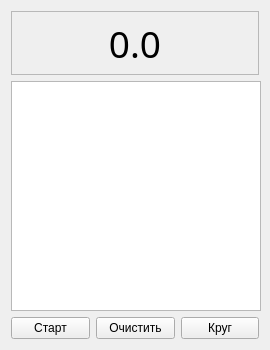
<?xml version="1.0" encoding="UTF-8"?>
<ui version="4.0">
 <class>StopWatchWidget</class>
 <widget class="QWidget" name="StopWatchWidget">
  <property name="geometry">
   <rect>
    <x>0</x>
    <y>0</y>
    <width>270</width>
    <height>350</height>
   </rect>
  </property>
  <property name="sizePolicy">
   <sizepolicy hsizetype="Maximum" vsizetype="Maximum">
    <horstretch>0</horstretch>
    <verstretch>0</verstretch>
   </sizepolicy>
  </property>
  <property name="minimumSize">
   <size>
    <width>270</width>
    <height>350</height>
   </size>
  </property>
  <property name="maximumSize">
   <size>
    <width>270</width>
    <height>350</height>
   </size>
  </property>
  <property name="windowTitle">
   <string>StopWatchWidget</string>
  </property>
  <layout class="QGridLayout" name="gridLayout_2">
   <item row="0" column="0">
    <layout class="QVBoxLayout" name="verticalLayout">
     <item>
      <widget class="QFrame" name="frame">
       <property name="frameShape">
        <enum>QFrame::StyledPanel</enum>
       </property>
       <property name="frameShadow">
        <enum>QFrame::Raised</enum>
       </property>
       <layout class="QGridLayout" name="gridLayout">
        <property name="leftMargin">
         <number>9</number>
        </property>
        <property name="topMargin">
         <number>0</number>
        </property>
        <property name="bottomMargin">
         <number>0</number>
        </property>
        <item row="0" column="0">
         <widget class="QLabel" name="lbl_time">
          <property name="font">
           <font>
            <family>Noto Sans</family>
            <pointsize>28</pointsize>
           </font>
          </property>
          <property name="text">
           <string>0.0</string>
          </property>
          <property name="alignment">
           <set>Qt::AlignCenter</set>
          </property>
         </widget>
        </item>
       </layout>
      </widget>
     </item>
     <item>
      <widget class="QTextBrowser" name="tb_circleBrowser">
       <property name="sizePolicy">
        <sizepolicy hsizetype="Maximum" vsizetype="Maximum">
         <horstretch>0</horstretch>
         <verstretch>0</verstretch>
        </sizepolicy>
       </property>
       <property name="minimumSize">
        <size>
         <width>250</width>
         <height>230</height>
        </size>
       </property>
       <property name="maximumSize">
        <size>
         <width>250</width>
         <height>230</height>
        </size>
       </property>
       <property name="font">
        <font>
         <family>Noto Sans</family>
         <pointsize>14</pointsize>
        </font>
       </property>
      </widget>
     </item>
     <item>
      <layout class="QHBoxLayout" name="horizontalLayout">
       <item>
        <widget class="QPushButton" name="pbn_startstop">
         <property name="text">
          <string>Старт</string>
         </property>
        </widget>
       </item>
       <item>
        <widget class="QPushButton" name="pbn_reset">
         <property name="text">
          <string>Очистить</string>
         </property>
        </widget>
       </item>
       <item>
        <widget class="QPushButton" name="pbn_circle">
         <property name="text">
          <string>Круг</string>
         </property>
        </widget>
       </item>
      </layout>
     </item>
    </layout>
   </item>
  </layout>
 </widget>
 <resources/>
 <connections/>
</ui>
